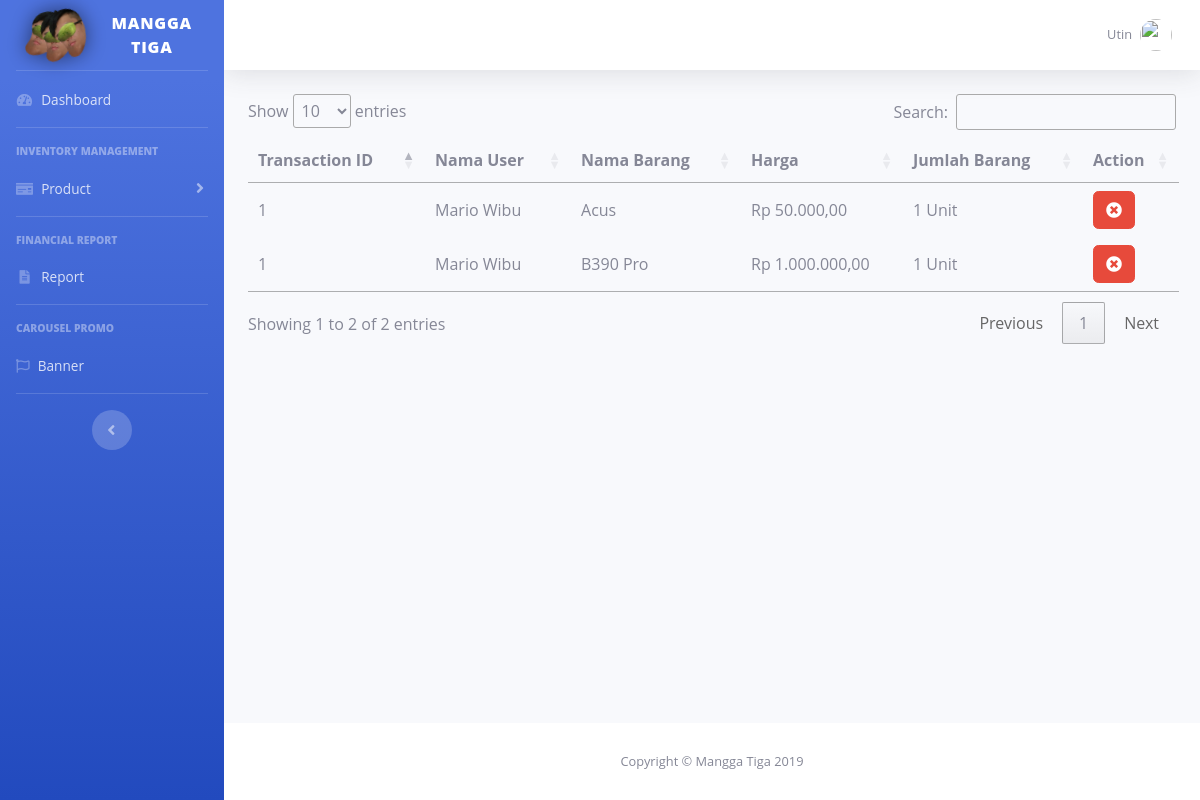
Page /index.php/cms/ListTransaction on the committed database.
### tables this page shows
CREATE TABLE `transaction` (
  `transactionId` int(11) NOT NULL,
  `userId` int(11) NOT NULL,
  `waktu` timestamp NOT NULL DEFAULT CURRENT_TIMESTAMP ON UPDATE CURRENT_TIMESTAMP
);

CREATE TABLE `user` (
  `userId` int(11) NOT NULL,
  `username` varchar(30) NOT NULL,
  `password` text NOT NULL,
  `namaDepan` text NOT NULL,
  `namaBelakang` text NOT NULL,
  `email` text NOT NULL,
  `noHP` text NOT NULL,
  `saldo` int(11) NOT NULL,
  `alamat` text NOT NULL,
  `tipeUser` int(11) NOT NULL,
  `shoppingCart` text NOT NULL
);

CREATE TABLE `barang` (
  `barangId` int(11) NOT NULL,
  `barangNama` varchar(200) NOT NULL,
  `details` text NOT NULL,
  `categoryId` int(11) NOT NULL,
  `brandId` int(11) NOT NULL,
  `hargaJual` int(11) NOT NULL,
  `stock` int(11) NOT NULL,
  `aksesBarang` int(11) NOT NULL,
  `promoId` int(11) NOT NULL
);

CREATE TABLE `transaction_detail` (
  `transactionId` int(11) NOT NULL,
  `barangId` int(11) NOT NULL,
  `barangHarga` int(11) NOT NULL,
  `jumlah` int(11) NOT NULL
);

### application/controllers/Cms.php (called while the page is built, shortened)
<?php
class Cms extends CI_Controller{
    public function __construct(){
        $this->data['js'] = $this->load->view('include/javascript.php', NULL, TRUE);
        $this->data['chart'] = $this->load->view('include/chart.php', NULL, TRUE);
        $this->data['css'] = $this->load->view('include/css.php', NULL, TRUE);
        $this->data['sidenavbar'] = $this->load->view('include/sidenavbar.php', NULL, TRUE);
        $this->data['topnavbar'] = $this->load->view('include/topnavbar.php', NULL, TRUE);
        $this->load->model('Carousel_model');
        $this->load->model('Product_model');
        $this->load->model('Transaction_model');
    }
    public function ListTransaction(){
        $this->data['transaction'] = $this->Transaction_model->getTransactions();
        $this->load->view('pages/listtransaction.php', $this->data);
    }
}
?>

### index.php (called while the page is built, shortened)
<?php
require_once BASEPATH.'core/CodeIgniter.php';

### application/models/Transaction_model.php (called while the page is built, shortened)
<?php
class Transaction_model extends CI_Model{
    public function getTransactions(){
        $this->db->select(array('transaction.transactionId', 'user.namaDepan', 'user.namaBelakang', 'barang.barangNama', 'transaction_detail.barangHarga', 'transaction_detail.jumlah'));
        $this->db->from('transaction');
        $this->db->join('user', 'user.userId = transaction.userId');
        $this->db->join('transaction_detail', 'transaction_detail.transactionId = transaction.transactionId');
        $this->db->join('barang', 'barang.barangId = transaction_detail.barangId');
        $query = $this->db->get();
        return $query->result();
    }
}
?>

### application/views/pages/listtransaction.php (the view, shortened to what this page needs)
<!DOCTYPE html>
<html lang="en">
<head>
  <?php echo $css ?>
</head>
<body id="page-top">
  <div id="wrapper">
    <?php echo $sidenavbar ?>
    <div id="content-wrapper" class="d-flex flex-column">
      <div id="content">
        <?php echo $topnavbar ?>
        <div class="container-fluid">
          <table id="tableTransaksi">
            <thead>
              <tr>
                <th>Transaction ID</th>
                <th>Nama User</th>
                <th>Nama Barang</th>
                <th>Harga</th>
                <th>Jumlah Barang</th>
                <th>Action</th>
              </tr>
            </thead>
            <tbody>
              <?php
                $a = new \NumberFormatter("id-ID", \NumberFormatter::CURRENCY);
                foreach ($transaction as $row){
                  echo "<tr>";
                  echo "<td>".$row->transactionId."</td>";
                  echo "<td>".$row->namaDepan." ".$row->namaBelakang."</td>";
                  echo "<td>".$row->barangNama."</td>";
                  echo "<td>".$a->format($row->barangHarga)."</td>";
                  echo "<td>".$row->jumlah." Unit</td>";
                  echo "<td> <button class='btn btn-danger db'><i class='fas fa-times-circle'></i></button> </td>";
                  echo "</tr>";
                }
              ?>
            </tbody>
          </table>
        </div>
      </div>
      <footer class="sticky-footer bg-white">
        <div class="container my-auto">
          <div class="copyright text-center my-auto">
            <span>Copyright &copy; Mangga Tiga 2019</span>
          </div>
        </div>
      </footer>
    </div>
  </div>
</body>
</html>

### assets/css/asd.css (style rules this page uses)
body { font-family: 'open sans'; overflow-x: hidden; }

### rows in the picture
transaction: transactionId "1", userId.namaDepan "Mario", userId.namaBelakang "Wibu", barang.barangNama "Acus", transaction_detail.barangHarga "Rp 50.000,00", transaction_detail.jumlah "1", barang.barangNama "B390 Pro", transaction_detail.barangHarga "Rp 1.000.000,00"
